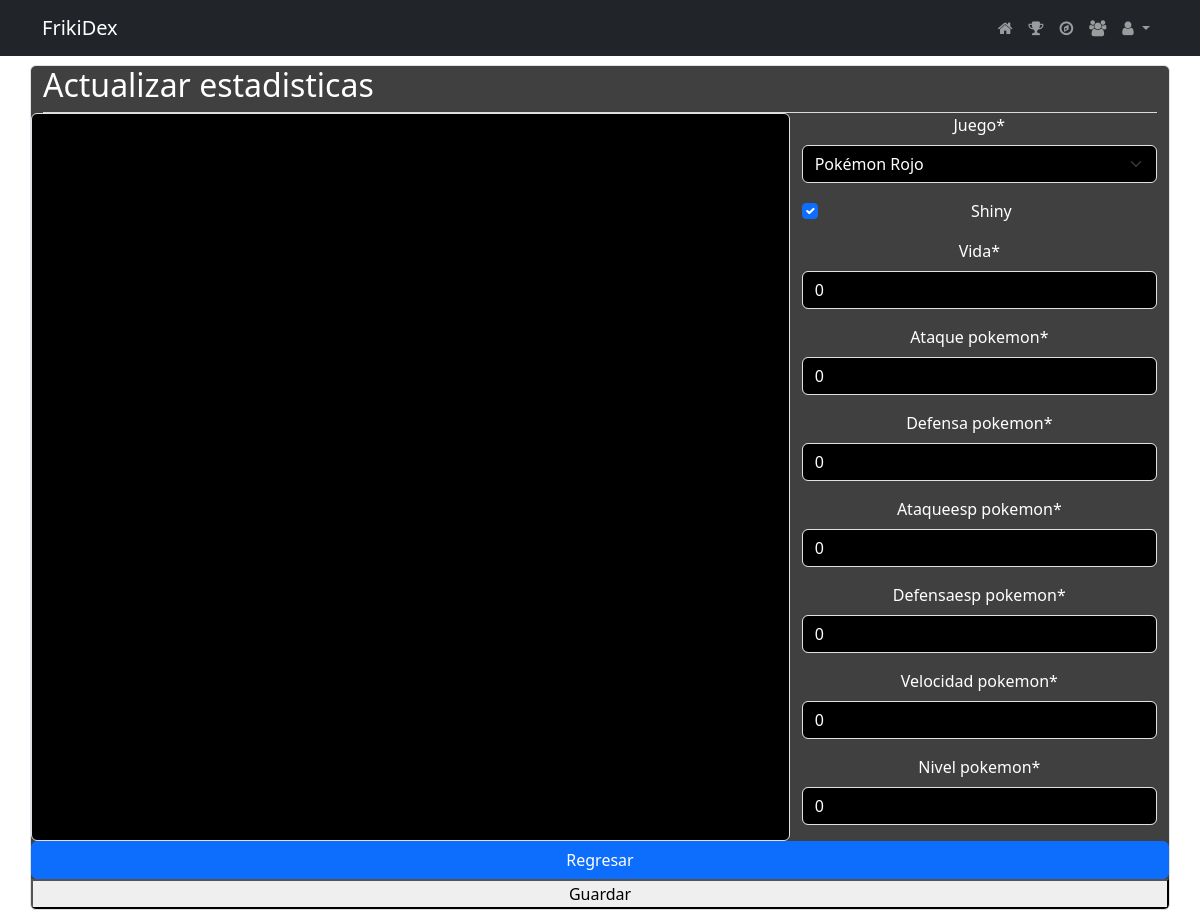
The page /capturas/editar/2 (signed in) on the database its author committed.
### capturas/models.py (models this page shows, shortened)
class Captura(models.Model):
	numero_pokemon=models.IntegerField(verbose_name='Número',default=0)
	nombre_pokemon=models.CharField(verbose_name='Nombre',max_length=250)
	vida_pokemon=models.IntegerField(verbose_name='Vida',default=0)
	ataque_pokemon=models.IntegerField(default=0)
	defensa_pokemon=models.IntegerField(default=0)
	ataqueesp_pokemon=models.IntegerField(default=0)
	defensaesp_pokemon=models.IntegerField(default=0)
	velocidad_pokemon=models.IntegerField(default=0)
	nivel_pokemon=models.IntegerField(default=0)
	url_pokemon=models.CharField(max_length=250, default='')
	comentarios=models.TextField(null=True)
	shiny=models.BooleanField(default=False)
	user=models.ForeignKey(User, on_delete=models.CASCADE)
	juego=models.ForeignKey(Juego, on_delete=models.CASCADE)
	created_date=models.DateTimeField(default=timezone.now)
	class Meta:
		verbose_name_plural='Capturas'

### capturas/views.py (the view, shortened to what this page needs)
# urls.py: path("editar/<int:id>", views.editarCaptura, name="editarcaptura"),
@login_required(login_url='account_login')
def editarCaptura(request, id):
    if request.method=="GET":
        if id>0:
            captura=Captura.objects.get(id=id)
            form=CapturaForm(instance=captura)
        else:
            form=CapturaForm()
    return render(request,'captura.editar.html',{'id':id,'form':form})

### capturas/forms.py
class CapturaForm(forms.ModelForm):
	class Meta:
		model=Captura
		fields = ('numero_pokemon',
	    'nombre_pokemon',
	    'url_pokemon',
	    'juego',
	    'shiny',
	    'vida_pokemon',
        'ataque_pokemon',
        'defensa_pokemon',
        'ataqueesp_pokemon',
        'defensaesp_pokemon',
        'velocidad_pokemon',
        'nivel_pokemon')
		widgets = {
			'numero_pokemon':forms.HiddenInput(attrs={'id':'numero'}),
			'nombre_pokemon':forms.HiddenInput(attrs={'id':'nombre'}),
			'url_pokemon':forms.HiddenInput(attrs={'id':'url'})
		}

### capturas/models.py (called while the page is built)
	def __str__(self):
		return self.titulo

### capturas/templates/captura.editar.html (shortened to what this page needs)
{% extends 'base.html' %}
{% load crispy_forms_tags %}
{% block content %}
<div class="row justify-content-center">
    <div class="col-md-12 formulario">
        <div style="display: flex;border-bottom: 1px solid #dcdcde;">
            {% if id == 0 %}
            <h2>Registrar nueva captura</h2>
            {% else %}
            <h2>Actualizar estadisticas</h2>
            {% endif %}
        </div>
        <form method="POST">
            <div class="row">
                <div class="col-md-8" style="border:solid 1px var(--bs-border-color);border-radius: 0.375rem;height:auto;background-color: black;display:flex;">
                </div>
                <div class="col-md-4">
                    {{form | crispy}}
                </div>
            </div>
            <div class="row">
                <a class="btn btn-primary" href="capturas">Regresar</a>
                <button>Guardar</button>
            </div>
        </form>
    </div>
</div>
{% endblock %}

### templates/base.html (style rules this page uses)
.formulario { border: solid 1px var(--bs-border-color); border-radius: 0.375rem; color:white; background: rgba(0,0,0,0.75); margin-top: 65px; min-height: 90vh; overflow-y: scroll; }
.form-control,.form-select { color:white !important; background-color: black !important; }
::placeholder { color: gray !important; }

### rows shown on the page
Captura: juego "Pokémon Rojo", shiny "☑", vida_pokemon "0", ataque_pokemon "0", defensa_pokemon "0", ataqueesp_pokemon "0", defensaesp_pokemon "0", velocidad_pokemon "0", nivel_pokemon "0"
